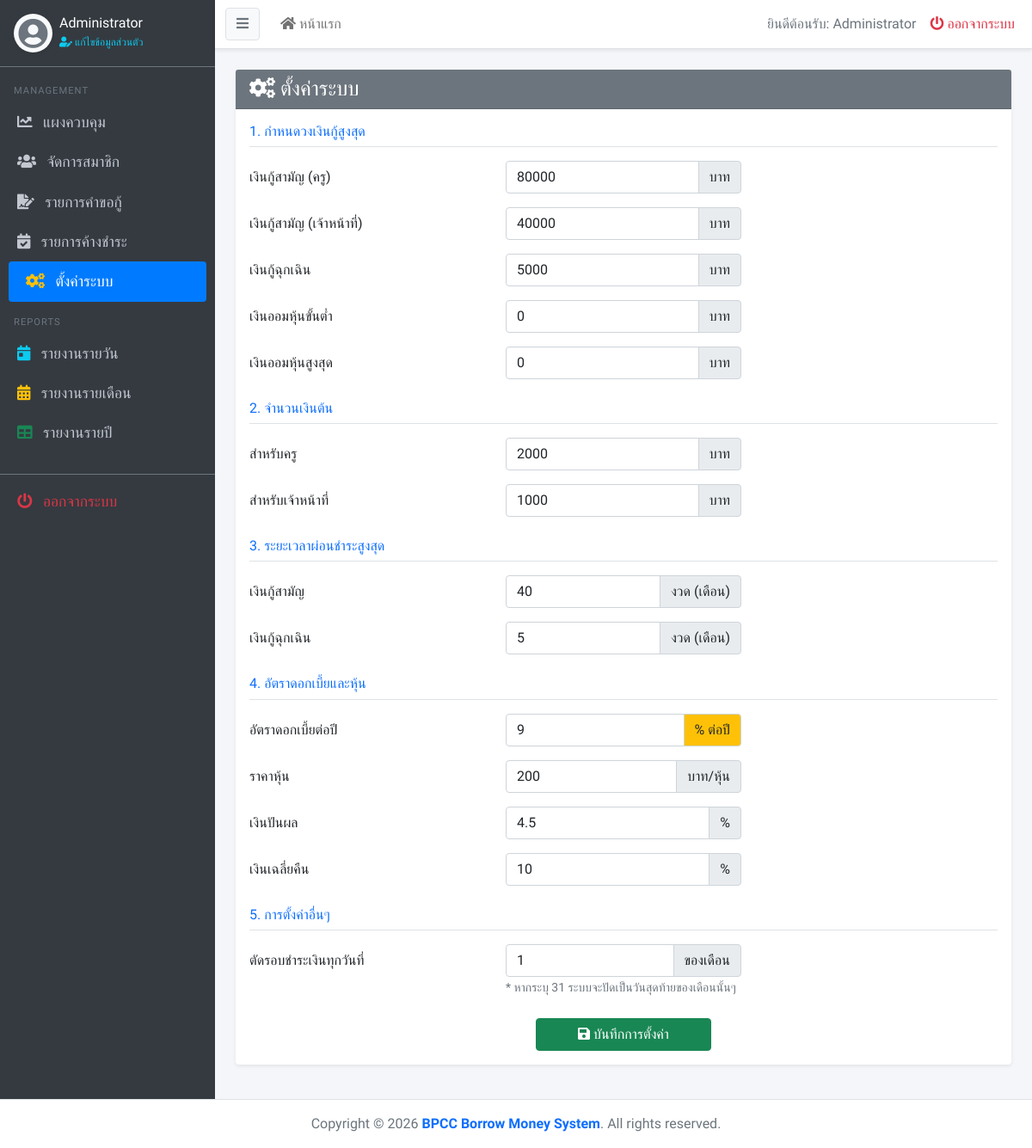
The page /admin/system.php (signed in) on the database as committed earlier.
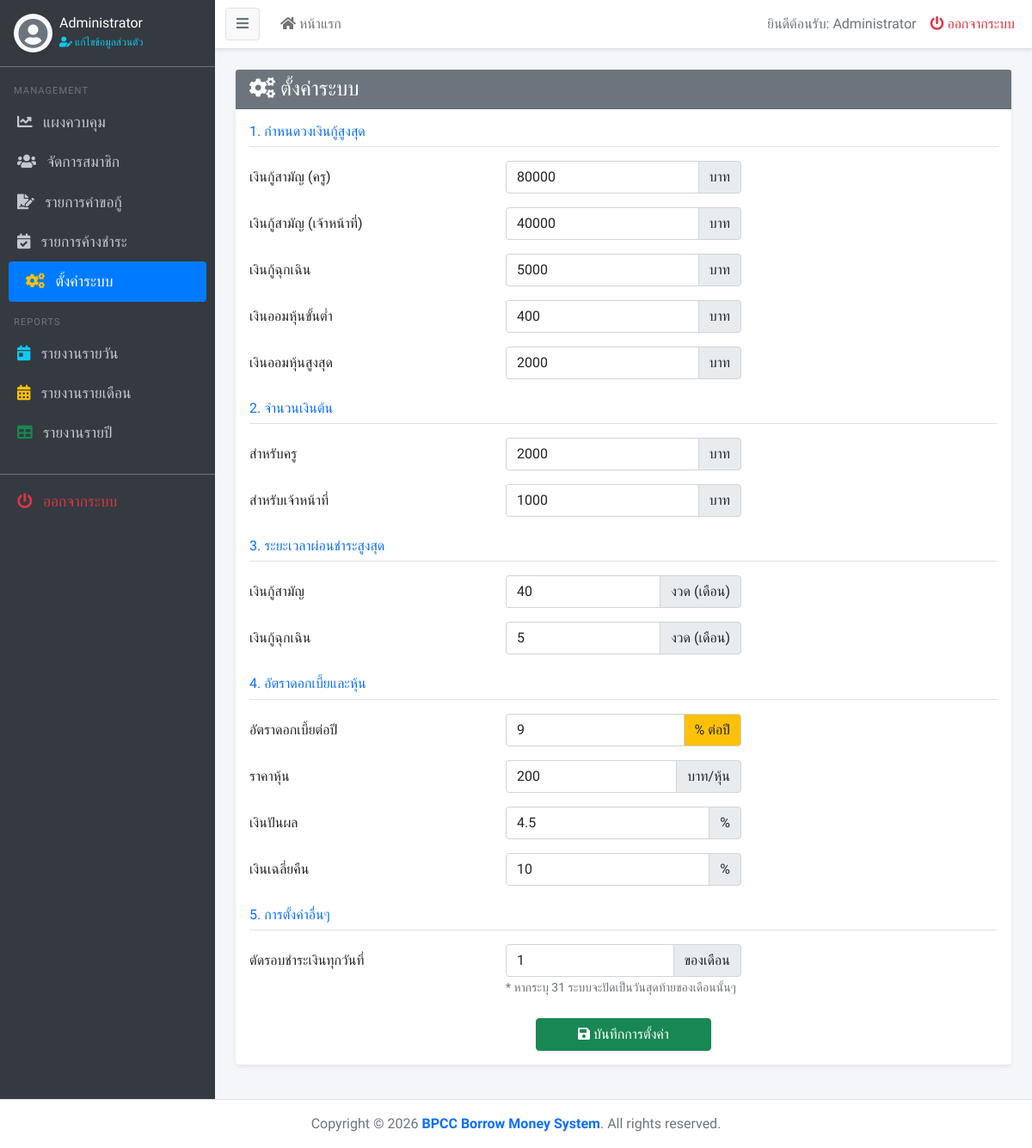
The same page on the database as committed later.
### tables this page shows
CREATE TABLE `system` (
  `st_id` int(11) NOT NULL,
  `st_max_amount_common_teacher` int(10) UNSIGNED NOT NULL COMMENT 'วงเงินกู้สูงสุด (เงินกู้สามัญ ครู)',
  `st_max_amount_common_officer` int(10) UNSIGNED NOT NULL COMMENT 'วงเงินกู้สูงสุด (เงินกู้สามัญ เจ้าหน้าที่)',
  `st_max_amount_emergency` int(10) UNSIGNED NOT NULL COMMENT 'วงเงินกู้สูงสุด (เงินกู้ฉุกเฉิน)',
  `st_min_stock_savings` int(10) UNSIGNED NOT NULL DEFAULT 0 COMMENT 'เงินออมหุ้นขั้นต่ำ (บาท)',
  `st_max_stock_savings` int(10) UNSIGNED NOT NULL DEFAULT 0 COMMENT 'เงินออมหุ้นสูงสุด (บาท)',
  `st_amount_cost_teacher` int(10) UNSIGNED NOT NULL COMMENT 'จำนวนเงินต้น (ครู)',
  `st_amount_cost_officer` int(10) UNSIGNED NOT NULL COMMENT 'จำนวนเงินต้น (เจ้าหน้าที่)',
  `st_max_months_common` int(10) UNSIGNED NOT NULL COMMENT 'จำนวนเดือนที่ผ่อนชำระสูงสุด (เงินกู้สามัญ)',
  `st_max_months_emergency` int(10) UNSIGNED NOT NULL COMMENT 'จำนวนเดือนที่ผ่อนชำระสูงสุด (เงินกู้ฉุกเฉิน)',
  `st_interest` float UNSIGNED NOT NULL COMMENT 'อัตราดอกเบี้ยต่อปี',
  `st_stock_price` float UNSIGNED NOT NULL COMMENT 'ราคาหุ้น (บาท)',
  `st_dividend_rate` float UNSIGNED NOT NULL COMMENT 'เงินปันผล (%)',
  `st_average_return_rate` float UNSIGNED NOT NULL COMMENT 'เงินเฉลี่ยคืน (%)',
  `st_dateline` int(10) UNSIGNED NOT NULL COMMENT 'วันที่สิ้นสุดชำระเงินรายเดือน'
);

### admin/system.php (the view, shortened to what the changed rows need)
<?php
include('../includes/header.php');
$query = "SELECT * FROM `system` WHERE st_id = 1";
$result = mysqli_query($condb, $query) or die("Error : ".mysqli_error($condb));
$value = mysqli_fetch_array($result, MYSQLI_ASSOC);
?>
    <section class="content">
      <div class="container-fluid">
        <div class="row justify-content-center">
            <div class="col-md-12">
                <div class="card shadow-sm border-0">
                    <div class="card-body">
                        <form action="system_db.php" method="POST" enctype="multipart/form-data">
                            <div class="row mb-3">
                                <div class="col-sm-4">
                                    <div class="input-group">
                                        <input type="number" class="form-control" min="0" step="1" name="st_max_amount_common_teacher" value="<?php echo isset($value['st_max_amount_common_teacher']) ? $value['st_max_amount_common_teacher'] : ''; ?>" required>
                                        <span class="input-group-text">บาท</span>
                                    </div>
                                </div>
                            </div>
                            <div class="row mb-3">
                                <div class="col-sm-4">
                                    <div class="input-group">
                                        <input type="number" class="form-control" min="0" step="1" name="st_max_amount_common_officer" value="<?php echo isset($value['st_max_amount_common_officer']) ? $value['st_max_amount_common_officer'] : ''; ?>" required>
                                        <span class="input-group-text">บาท</span>
                                    </div>
                                </div>
                            </div>
                            <div class="row mb-3">
                                <div class="col-sm-4">
                                    <div class="input-group">
                                        <input type="number" class="form-control" min="0" step="1" name="st_max_amount_emergency" value="<?php echo $value['st_max_amount_emergency']; ?>" required>
                                        <span class="input-group-text">บาท</span>
                                    </div>
                                </div>
                            </div>
                            <div class="row mb-3">
                                <div class="col-sm-4">
                                    <div class="input-group">
                                        <input type="number" class="form-control" min="0" step="1" name="st_min_stock_savings" value="<?php echo isset($value['st_min_stock_savings']) ? (int)$value['st_min_stock_savings'] : 0; ?>">
                                        <span class="input-group-text">บาท</span>
                                    </div>
                                </div>
                            </div>
                            <div class="row mb-3">
                                <div class="col-sm-4">
                                    <div class="input-group">
                                        <input type="number" class="form-control" min="0" step="1" name="st_max_stock_savings" value="<?php echo isset($value['st_max_stock_savings']) ? (int)$value['st_max_stock_savings'] : 0; ?>">
                                        <span class="input-group-text">บาท</span>
                                    </div>
                                </div>
                            </div>
                            <div class="row mb-3">
                                <div class="col-sm-4">
                                    <div class="input-group">
                                        <input type="number" class="form-control" min="0" step="1" name="st_amount_cost_teacher" value="<?php echo $value['st_amount_cost_teacher']; ?>" required>
                                        <span class="input-group-text">บาท</span>
                                    </div>
                                </div>
                            </div>
                            <div class="row mb-3">
                                <div class="col-sm-4">
                                    <div class="input-group">
                                        <input type="number" class="form-control" min="0" step="1" name="st_amount_cost_officer" value="<?php echo $value['st_amount_cost_officer']; ?>" required>
                                        <span class="input-group-text">บาท</span>
                                    </div>
                                </div>
                            </div>
                            <div class="row mb-3">
                                <div class="col-sm-4">
                                    <div class="input-group">
                                        <input type="number" class="form-control" min="0" step="1" name="st_max_months_common" value="<?php echo $value['st_max_months_common']; ?>" required>
                                        <span class="input-group-text">งวด (เดือน)</span>
                                    </div>
                                </div>
                            </div>
                            <div class="row mb-3">
                                <div class="col-sm-4">
                                    <div class="input-group">
                                        <input type="number" class="form-control" min="0" step="1" name="st_max_months_emergency" value="<?php echo $value['st_max_months_emergency']; ?>" required>
                                        <span class="input-group-text">งวด (เดือน)</span>
                                    </div>
                                </div>
                            </div>
                            <div class="row mb-3">
                                <div class="col-sm-4">
                                    <div class="input-group">
                                        <input type="number" class="form-control" min="0" max="100" step="0.01" name="st_interest" value="<?php echo $value['st_interest']; ?>" required>
                                        <span class="input-group-text bg-warning text-dark">% ต่อปี</span>
                                    </div>
                                </div>
                            </div>
                            <div class="row mb-3">
                                <div class="col-sm-4">
                                    <div class="input-group">
                                        <input type="number" class="form-control" min="0" step="0.01" name="st_stock_price" value="<?php echo $value['st_stock_price']; ?>" required>
                                        <span class="input-group-text">บาท/หุ้น</span>
                                    </div>
                                </div>
                            </div>
                            <div class="row mb-3">
                                <div class="col-sm-4">
                                    <div class="input-group">
                                        <input type="number" class="form-control" min="0" max="100" step="0.01" name="st_dividend_rate" value="<?php echo $value['st_dividend_rate']; ?>" required>
                                        <span class="input-group-text">%</span>
                                    </div>
                                </div>
                            </div>
                            <div class="row mb-3">
                                <div class="col-sm-4">
                                    <div class="input-group">
                                        <input type="number" class="form-control" min="0" max="100" step="0.01" name="st_average_return_rate" value="<?php echo $value['st_average_return_rate']; ?>" required>
                                        <span class="input-group-text">%</span>
                                    </div>
                                </div>
                            </div>
                            <div class="row mb-3">
                                <div class="col-sm-4">
                                    <div class="input-group">
                                        <input type="number" class="form-control" min="1" max="31" step="1" name="st_dateline" value="<?php echo $value['st_dateline']; ?>" required>
                                        <span class="input-group-text">ของเดือน</span>
                                    </div>
                                </div>
                            </div>
                        </form>
                    </div>
                </div>
            </div>
        </div>
      </div>
    </section>
    <?php include('../includes/footer.php'); ?>

Rows that differ between the two databases and show on the page:
changed system: st_min_stock_savings "0" → "400"; st_max_stock_savings "0" → "2000"
